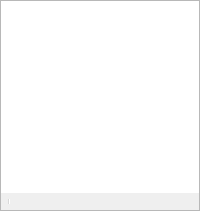
  <widget class="OBSDock" name="scenesDock">
   <property name="features">
    <set>QDockWidget::DockWidgetClosable|QDockWidget::DockWidgetMovable|QDockWidget::DockWidgetFloatable</set>
   </property>
   <property name="windowTitle">
    <string>Basic.Main.Scenes</string>
   </property>
   <attribute name="dockWidgetArea">
    <number>8</number>
   </attribute>
   <widget class="QWidget" name="dockWidgetContents_2">
    <layout class="QVBoxLayout" name="verticalLayout_6">
     <property name="spacing">
      <number>0</number>
     </property>
     <property name="leftMargin">
      <number>0</number>
     </property>
     <property name="topMargin">
      <number>0</number>
     </property>
     <property name="rightMargin">
      <number>0</number>
     </property>
     <property name="bottomMargin">
      <number>0</number>
     </property>
     <item>
      <widget class="QFrame" name="scenesFrame">
       <property name="sizePolicy">
        <sizepolicy hsizetype="Expanding" vsizetype="Expanding">
         <horstretch>0</horstretch>
         <verstretch>0</verstretch>
        </sizepolicy>
       </property>
       <property name="minimumSize">
        <size>
         <width>160</width>
         <height>0</height>
        </size>
       </property>
       <property name="frameShape">
        <enum>QFrame::StyledPanel</enum>
       </property>
       <property name="frameShadow">
        <enum>QFrame::Sunken</enum>
       </property>
       <layout class="QVBoxLayout" name="verticalLayout_12">
        <property name="spacing">
         <number>0</number>
        </property>
        <property name="leftMargin">
         <number>0</number>
        </property>
        <property name="topMargin">
         <number>0</number>
        </property>
        <property name="rightMargin">
         <number>0</number>
        </property>
        <property name="bottomMargin">
         <number>0</number>
        </property>
        <item>
         <widget class="SceneTree" name="scenes">
          <property name="sizePolicy">
           <sizepolicy hsizetype="Preferred" vsizetype="Expanding">
            <horstretch>0</horstretch>
            <verstretch>0</verstretch>
           </sizepolicy>
          </property>
          <property name="contextMenuPolicy">
           <enum>Qt::CustomContextMenu</enum>
          </property>
          <property name="frameShape">
           <enum>QFrame::NoFrame</enum>
          </property>
          <property name="frameShadow">
           <enum>QFrame::Plain</enum>
          </property>
          <property name="showDropIndicator" stdset="0">
           <bool>true</bool>
          </property>
          <property name="dragEnabled">
           <bool>true</bool>
          </property>
          <property name="dragDropMode">
           <enum>QAbstractItemView::InternalMove</enum>
          </property>
          <property name="defaultDropAction">
           <enum>Qt::TargetMoveAction</enum>
          </property>
          <addaction name="actionRemoveScene"/>
         </widget>
        </item>
        <item>
         <widget class="QToolBar" name="scenesToolbar">
          <property name="iconSize">
           <size>
            <width>16</width>
            <height>16</height>
           </size>
          </property>
          <property name="floatable">
           <bool>false</bool>
          </property>
          <addaction name="actionAddScene"/>
          <addaction name="actionRemoveScene"/>
          <addaction name="separator"/>
          <addaction name="actionSceneUp"/>
          <addaction name="actionSceneDown"/>
         </widget>
        </item>
        <item>
         <spacer name="scenesFixedSizeHSpacer">
          <property name="orientation">
           <enum>Qt::Horizontal</enum>
          </property>
          <property name="sizeType">
           <enum>QSizePolicy::Fixed</enum>
          </property>
          <property name="sizeHint" stdset="0">
           <size>
            <width>150</width>
            <height>0</height>
           </size>
          </property>
         </spacer>
        </item>
       </layout>
      </widget>
     </item>
    </layout>
   </widget>
  </widget>
